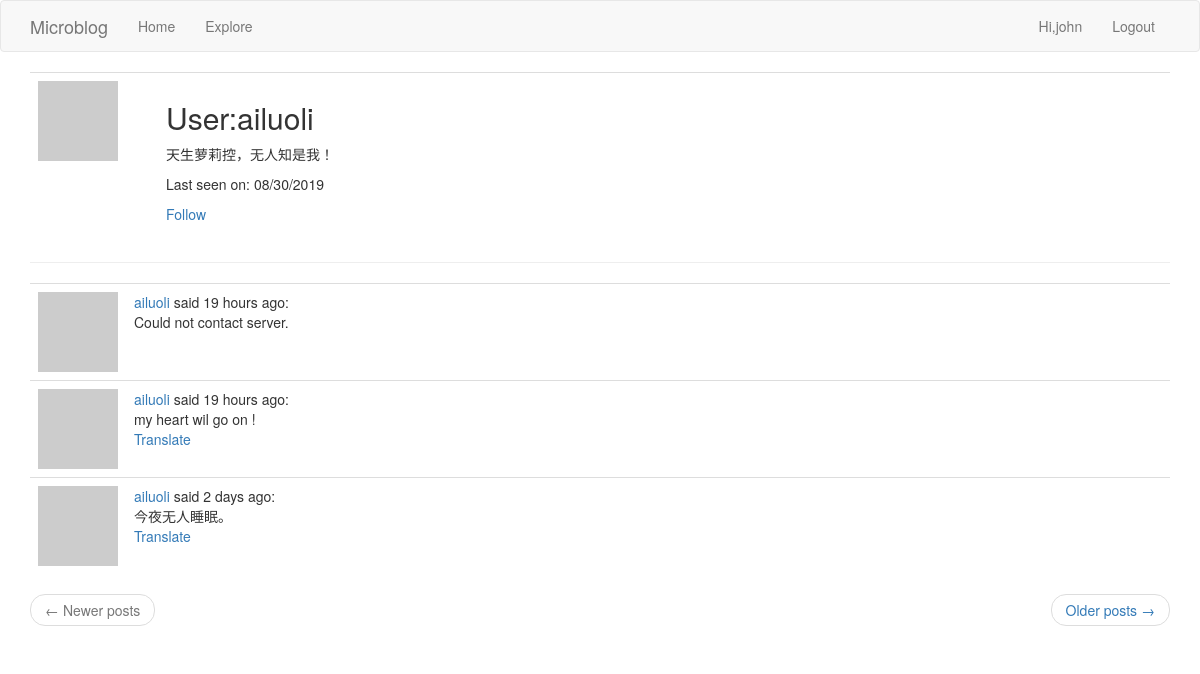
The page /user/ailuoli (signed in) on the database its author committed.
### app/models.py (models this page shows, shortened)
class User(UserMixin, db.Model):
	id = db.Column(db.Integer, primary_key=True)
	username = db.Column(db.String(64), index=True, unique=True)
	email = db.Column(db.String(120), index=True, unique=True)
	password_hash = db.Column(db.String(128))
	posts = db.relationship('Post', backref='author', lazy='dynamic')
	about_me = db.Column(db.String(140))
	last_seen = db.Column(db.DateTime, default=datetime.utcnow())
	followed = db.relationship(
		'User',
		secondary=followers,
		primaryjoin=(followers.c.follower_id == id),
		secondaryjoin=(followers.c.followed_id == id),
		backref=db.backref('followers', lazy='dynamic'),
		lazy='dynamic'
	)
	def avatar(self, size):
		digest = md5(self.email.lower().encode('utf-8')).hexdigest()
		return 'https://www.gravatar.com/avatar/{}?d=identicon&s={}'.format(digest, size)
	def is_following(self, user):
		return self.followed.filter(followers.c.followed_id == user.id).count() > 0

class Post(db.Model):
	id = db.Column(db.Integer, primary_key=True)
	body = db.Column(db.String(1024))
	timestamp = db.Column(db.DateTime, index=True, default=datetime.utcnow)
	user_id = db.Column(db.Integer, db.ForeignKey('user.id'))
	language = db.Column(db.String(5))

### app/routes.py (the view)
@app.route('/user/<username>')
@login_required
def user(username):
	user = User.query.filter_by(username=username).first_or_404()
	page = request.args.get('page', 1, type=int)
	posts = user.posts.order_by(Post.timestamp.desc()).paginate(page, app.config['POSTS_PER_PAGE'], False)
	prev_url = url_for('user', username=username, page=posts.prev_num) if posts.has_prev else None
	next_url = url_for('user', username=username, page=posts.next_num) if posts.has_next else None
	return render_template('user.html', title=_('Profile'), user=user, posts=posts.items, next_url=next_url,
						   prev_url=prev_url)

### app/models.py (called while the page is built)
@login.user_loader
def load_user(user_id):
	return User.query.get(int(user_id))

### app/routes.py (called while the page is built)
@app.before_request
def before_request():
	if current_user.is_authenticated:
		current_user.last_seen = datetime.utcnow()
		db.session.commit()
	g.locale = 'zh_CN' if str(get_locale()).startswith('zh') else str(get_locale())

### app/templates/user.html (shortened to what this page needs)
{% extends 'base.html' %}
{% block app_content %}
    <table class="table table-hover">
        <tr>
            <td width="128px"><img src="{{ user.avatar(128) }}"></td>
            <td>
                <h2>{{ _('User:') }}{{ user.username }}</h2>
                {% if user.about_me %}
                    <p>{{ user.about_me }}</p>
                {% endif %}
                {% if user.last_seen %}
                    <p>{{ _('Last seen on: ') }}{{ moment(user.last_seen).format('L') }}</p>
                {% endif %}
                {% if user==current_user %}
                    <p>
                        <a href="{{ url_for('edit_profile') }}">{{ _('Edit your profile') }}</a>
                    </p>
                {% elif not current_user.is_following(user) %}
                    <p>
                        <a href="{{ url_for('follow', username=user.username) }}">{{ _('Follow') }}</a>
                    </p>
                {% else %}
                    <p>
                        <a href="{{ url_for('unfollow', username=user.username) }}">{{ _('Unfollow') }}</a>
                    </p>
                {% endif %}
            </td>
        </tr>
    </table>
    <hr>
    <table class="table table-hover">
        {% for post in posts %}
            {% include '_post.html' %}
        {% endfor %}
    </table>
    <nav aria-label="...">
        <ul class="pager">
            <li class="previous{% if not prev_url %} disabled{% endif %}">
                <a href="{{ prev_url or '#' }}">
                    <span aria-hidden="true">&larr;</span> {{ _('Newer posts') }}
                </a>
            </li>
            <li class="next{% if not next_url %} disabled{% endif %}">
                <a href="{{ next_url or '#' }}">
                    {{ _('Older posts') }} <span aria-hidden="true">&rarr;</span>
                </a>
            </li>
        </ul>
    </nav>
{% endblock %}

### app/templates/base.html (shortened to what this page needs)
{% extends "bootstrap/base.html" %}
{% block navbar %}
    <nav class="navbar navbar-default">
        <div class="container">
            <div class="navbar-header">
                <a class="navbar-brand" href="{{ url_for('index') }}">Microblog</a>
            </div>
            <div class="collapse navbar-collapse" id="bs-example-navbar-collapse-1">
                <ul class="nav navbar-nav">
                    <li><a href="{{ url_for('index') }}">{{ _('Home') }}</a></li>
                    <li><a href="{{ url_for('explore') }}">{{ _('Explore') }}</a></li>
                </ul>
                <ul class="nav navbar-nav navbar-right">
                    {% if current_user.is_anonymous %}
                        <li><a href="{{ url_for('login') }}">{{ _('Login') }}</a></li>
                    {% else %}
                        <li>
                            <a href="{{ url_for('user', username=current_user.username) }}">{{ _('Hi,%(username)s',username=current_user.username) }}</a>
                        </li>
                        <li><a href="{{ url_for('logout') }}">{{ _('Logout') }}</a></li>
                    {% endif %}
                </ul>
            </div>
        </div>
    </nav>
{% endblock %}
{% block content %}
    <div class="container">
        {% block app_content %}{% endblock %}
    </div>
{% endblock %}

### app/templates/_post.html (shortened to what this page needs)
<tr align="top">
    <td width="70px">
        <a href="{{ url_for('user', username=post.author.username) }}">
            <img src="{{ post.author.avatar(70) }}">
        </a>
    </td>
    <td>
        {{ _('%(username)s said %(when)s', username=user_link, when=moment(post.timestamp).fromNow()) }}:
        <br>
        <span id="post{{ post.id }}">{{ post.body }}</span>
        {% if post.language != g.locale %}
            <br>
            <span id="translate{{ post.id }}">
                 <a href="javascript:translate('#post{{ post.id }}','#translate{{ post.id }}','{{ post.language }}','{{ g.locale }}')">{{ _('Translate') }}</a>
            </span>
        {% endif %}
    </td>
</tr>

### rows shown on the page
User: username "ailuoli", about_me "天生萝莉控，无人知是我！", last_seen "08/30/2019"
Post: body "Could not contact server."
Post: body "my heart wil go on !"
Post: body "今夜无人睡眠。"
